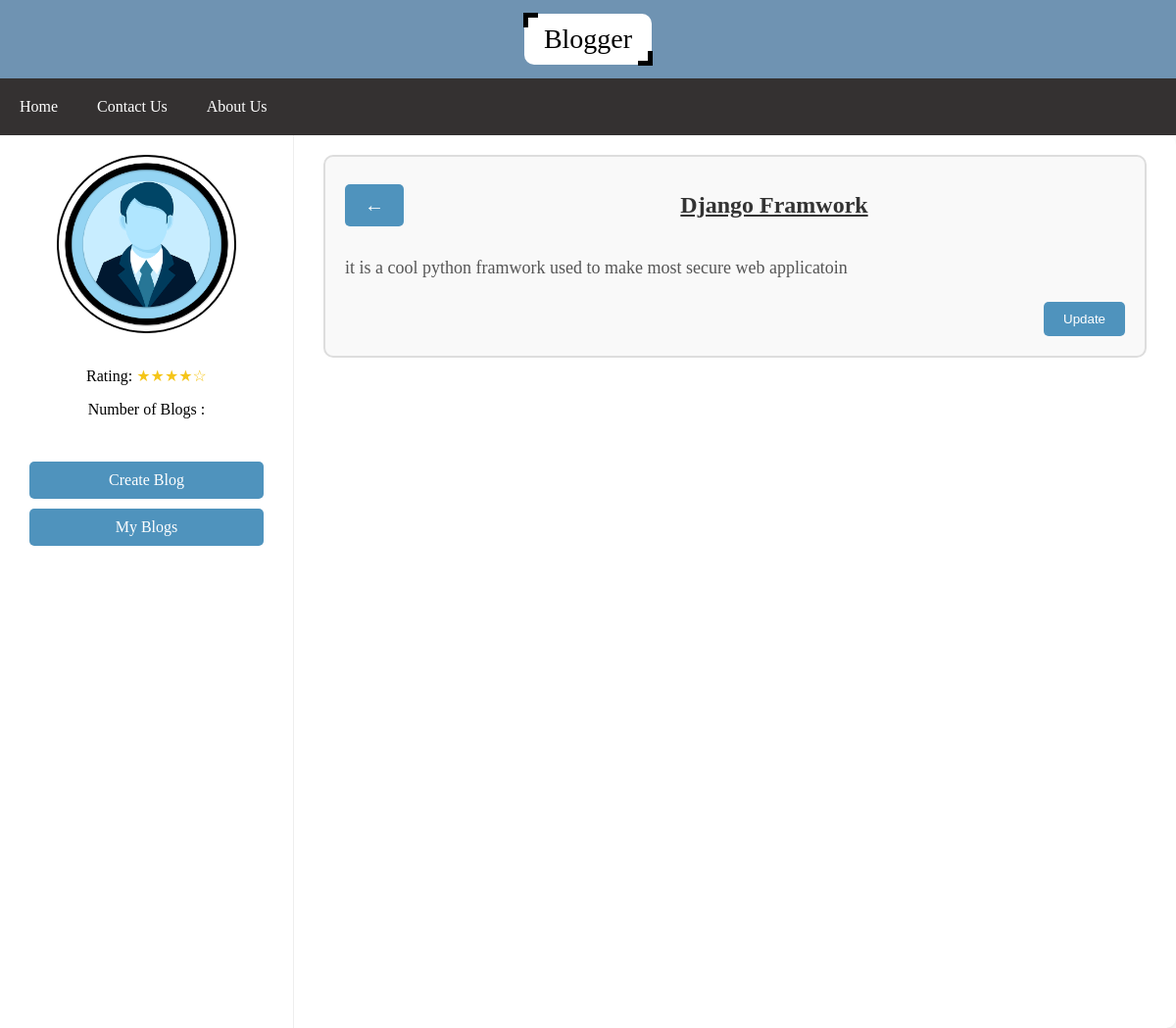
Screenshot of /my-detailed-blog/1 with the database file from the repository.
### blog/models.py (models this page shows, shortened)
class Blog(models.Model):
    title = models.CharField(max_length=500)
    author = models.ForeignKey(Blogger, on_delete=models.CASCADE, related_name='blogs')
    rating = models.FloatField(default=0)
    views = models.IntegerField(default=0)
    content = models.TextField()
    created_at = models.DateTimeField(auto_now_add=True)
    viewers = models.ManyToManyField(User, related_name='viewed_blogs', blank=True)

### blog/views.py (the view)
# urls.py: path('my-detailed-blog/<id>', views.my_detailed_blog, name="my detailed blog"),
def my_detailed_blog(request, id):
    blog = Blog.objects.get(id = id)
    context = {'blog':blog}
    return render(request, "blog/my_detailed_blog.html", context)

### blog/templates/blog/my_detailed_blog.html (shortened to what this page needs)
{% extends "blog/index.html" %}
{% block body %}
<div class="blog-container">
    <div class="blog-header">
        <button class="back-button" onclick="window.location.href='/myprofile'">←</button>
        <h1>{{ blog.title }}</h1>
    </div>
    <div class="blog-content">
        <p>{{ blog.content }}</p>
    </div>
    <div class="blog-footer">
        <button class="update-button" onclick="window.location.href='/update-blog/{{blog.id}}'">Update</button>
    </div>
</div>
{% endblock body %}

### public/static/css/index.css (style rules this page uses)
* { box-sizing: border-box; }
body { margin: 0; font-family: 'Times New Roman', Times, serif; }

### public/static/css/create_blog.css (style rules this page uses)
h1 { text-align: center; color: #333; }

### public/static/css/myprofile.css (style rules this page uses)
h1 { text-align: center; text-decoration: underline; }

### blog/templates/blog/my_detailed_blog.html (style rules this page uses)
.blog-container { max-width: 80%; width: 70%; margin: 20px auto; padding: 20px; border: 2px solid #ddd; border-radius: 10px; background-color: #f9f9f9; height: 100%; }
.blog-header { display: flex; align-items: center; justify-content: space-between; margin-bottom: 20px; }
.back-button { font-size: 20px; padding: 10px 20px; color: #fff; background-color: #4f93bd; border: none; border-radius: 5px; cursor: pointer; transition: background-color 0.3s ease; }
.blog-header h1 { flex-grow: 1; margin-left: 20px; font-size: 24px; color: #333; }
.blog-content { line-height: 1.6; font-size: 18px; color: #555; margin-bottom: 20px; }
.blog-footer { display: flex; justify-content: flex-end; }
.update-button { padding: 10px 20px; color: #fff; background-color: #4f93bd; border: none; border-radius: 5px; cursor: pointer; transition: background-color 0.3s ease; }

### rows the page displays
Blog: title "Django Framwork", content "it is a cool python framwork used to make most secure web applicatoin"
